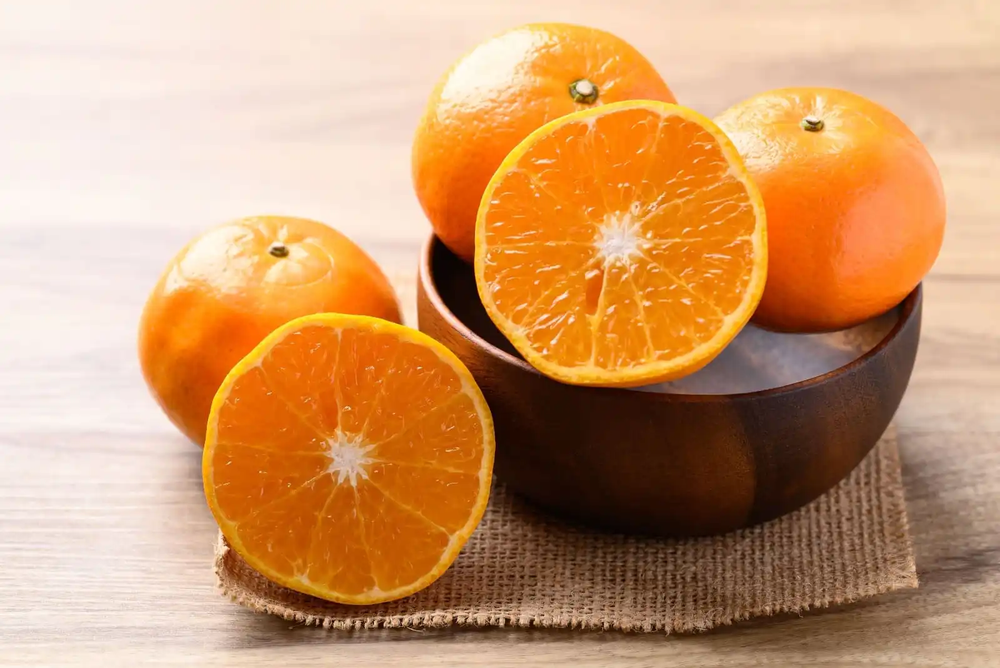
#> input picture data/image/jeruk.png, 1000 x 668 px, shrunk from 1600 x 1068 before the run, found by its file name
$ python materi.py
#> lines starting #> are read from the running program, lines starting #| are printed output that depends on the picture; after the words box and inside, x2 and y2 are one past the last pixel; in counts of white or black regions, pixels touching at a corner belong together
import cv2
import numpy as np
import matplotlib.pyplot as plt

image_path = "data/image/jeruk.png"
image = cv2.imread(image_path, cv2.IMREAD_GRAYSCALE)
#> image: shape (668, 1000); min 3, max 251, mean 162.9


def region_growing(img, seed_point, threshold):
#> called with seed_point = (10, 10), threshold = 20
    h, w = img.shape
#> h = 668; w = 1000
    segmented = np.zeros((h, w), dtype=np.uint8)
    segmented[seed_point] = 255
    region_intensity = img[seed_point]
#> region_intensity = 244

    to_check = [seed_point]

    while to_check:
        current_point = to_check.pop(0)
        for dx in [-1, 0, 1]:
            for dy in [-1, 0, 1]:
                x, y = current_point[0] + dx, current_point[1] + dy
                if 0 <= x < h and 0 <= y < w and segmented[x, y] == 0:
                    if abs(int(img[x, y]) - int(region_intensity)) <= threshold:
                        segmented[x, y] = 255
                        to_check.append((x, y))

    return segmented


seed = (10, 10)
threshold_value = 20
segmented_image = region_growing(image, seed, threshold_value)
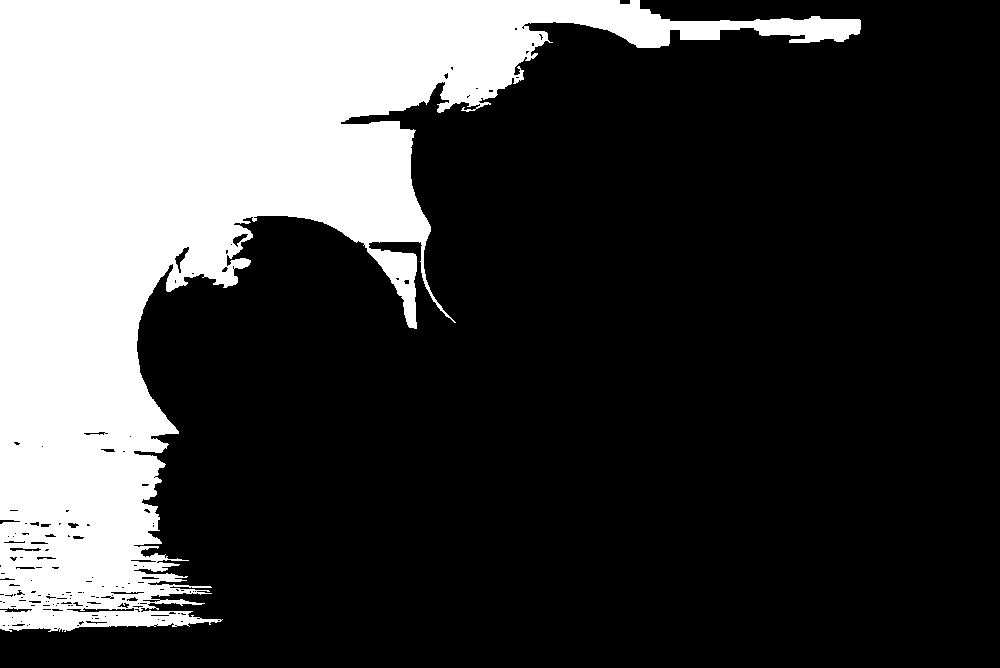
#> segmented_image: shape (668, 1000); 27% white; 1 white region, box (x1, y1, x2, y2) and area: (0, 0, 861, 632) 180607


def kmeans_clustering(image, k):
#> called with k = 2
    pixel_values = image.reshape((-1, 1))
    pixel_values = np.float32(pixel_values)

    criteria = (cv2.TERM_CRITERIA_EPS + cv2.TERM_CRITERIA_MAX_ITER, 100, 0.2)
    _, labels, (centers) = cv2.kmeans(
        pixel_values, k, None, criteria, 10, cv2.KMEANS_RANDOM_CENTERS
    )
#> centers = [215.3, 97.4]

    centers = np.uint8(centers)
#> centers = [215, 97]
    segmented_image = centers[labels.flatten()]
    segmented_image = segmented_image.reshape(image.shape)
#> segmented_image: shape (668, 1000); values 97 (black) and 215 (white), 55.5% white; 162 black regions (145 under 20 px), largest, box (x1, y1, x2, y2) and area: (145, 122, 1000, 668) 253440, (484, 109, 727, 367) 25364, (596, 181, 755, 369) 14338

    return segmented_image


segmented_image_kmeans = kmeans_clustering(image, 2)


def watershed_segmentation(image):

    _, thresh = cv2.threshold(image, 0, 255, cv2.THRESH_BINARY_INV + cv2.THRESH_OTSU)

    kernel = np.ones((3, 3), np.uint8)
    opening = cv2.morphologyEx(thresh, cv2.MORPH_OPEN, kernel, iterations=2)
#> opening: shape (668, 1000); 43.3% white; 34 white regions (1 under 20 px), largest, box (x1, y1, x2, y2) and area: (207, 126, 1000, 668) 239257, (486, 109, 724, 245) 16508, (145, 295, 284, 448) 9454

    sure_bg = cv2.dilate(opening, kernel, iterations=3)
#> sure_bg: shape (668, 1000); 48.9% white; 6 white regions, box (x1, y1, x2, y2) and area: (142, 106, 1000, 668) 322033, (321, 271, 405, 327) 2931, (564, 72, 602, 109) 960, (269, 244, 291, 261) 352, (802, 119, 825, 135) 340, (869, 658, 881, 668) 119
    dist_transform = cv2.distanceTransform(opening, cv2.DIST_L2, 5)
    _, sure_fg = cv2.threshold(dist_transform, 0.7 * dist_transform.max(), 255, 0)
#> sure_fg: shape (668, 1000) float32; 1.9% white; 1 white region, box (x1, y1, x2, y2) and area: (573, 445, 815, 536) 12480

    sure_fg = np.uint8(sure_fg)
    unknown = cv2.subtract(sure_bg, sure_fg)
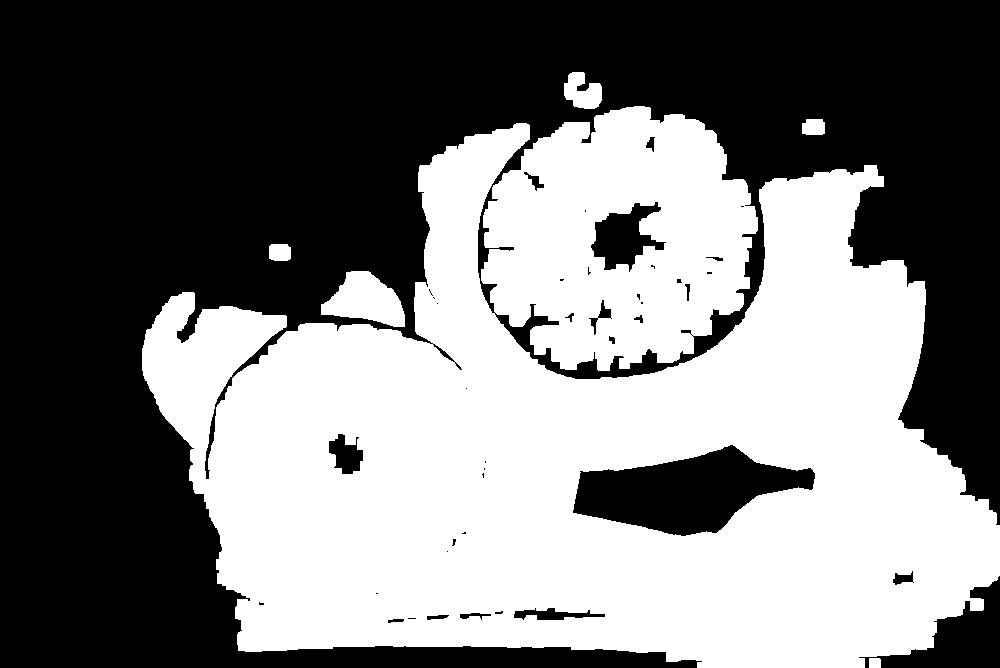
#> unknown: shape (668, 1000); 47% white; 6 white regions, box (x1, y1, x2, y2) and area: (142, 106, 1000, 668) 309553, (321, 271, 405, 327) 2931, (564, 72, 602, 109) 960, (269, 244, 291, 261) 352, (802, 119, 825, 135) 340, (869, 658, 881, 668) 119

    _, markers = cv2.connectedComponents(sure_fg)
    markers = markers + 1
    markers[unknown == 255] = 0
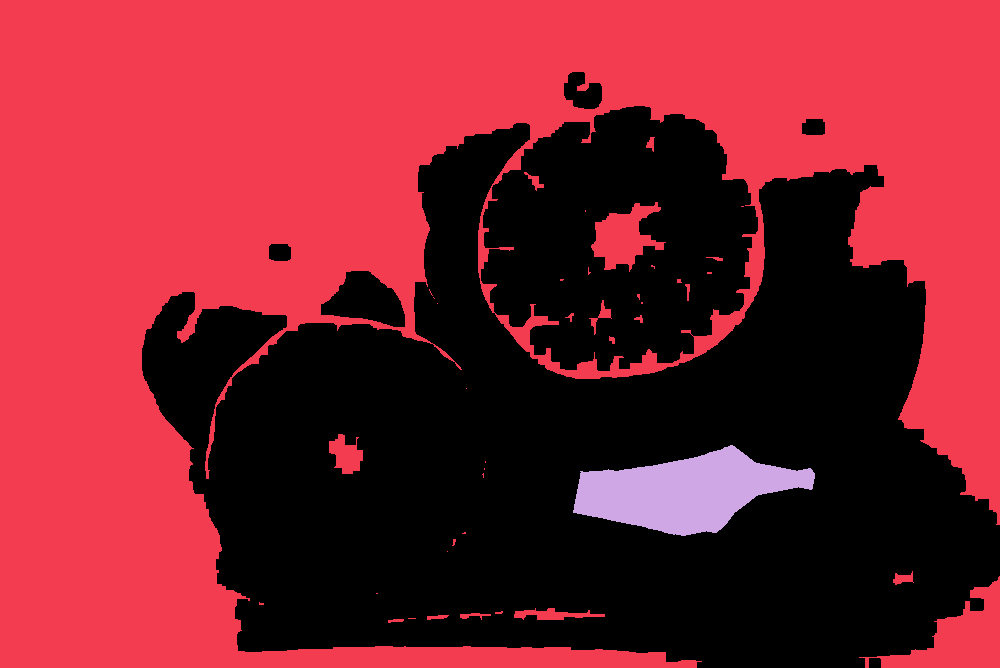
#> markers: shape (668, 1000) int32; 3 distinct labels, from 0 to 2; one colour per label, 0 black

    markers = cv2.watershed(cv2.cvtColor(image, cv2.COLOR_GRAY2BGR), markers)
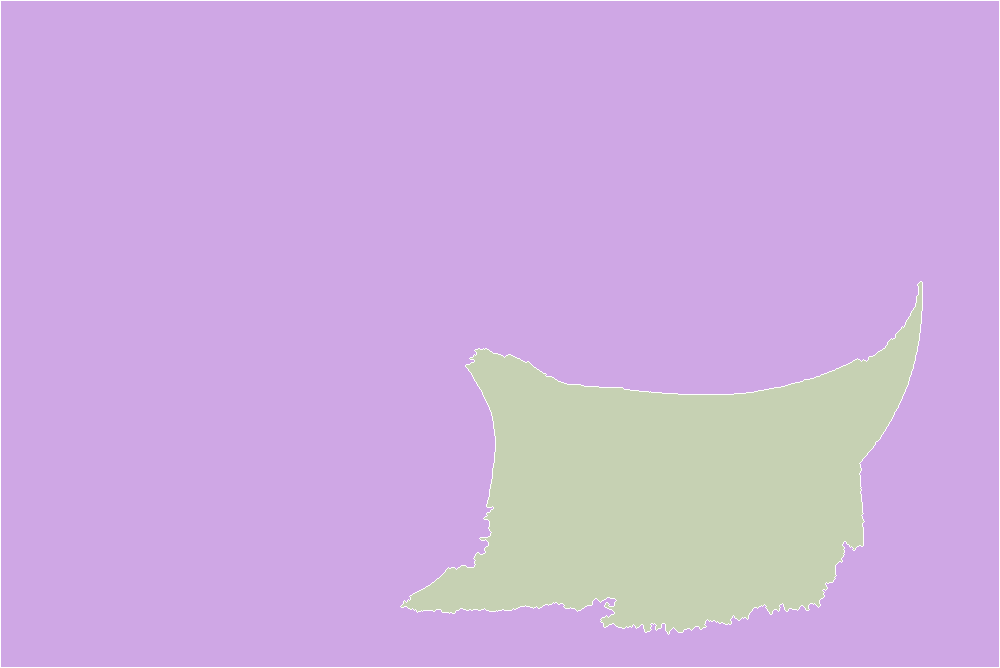
#> markers: shape (668, 1000) int32; 3 distinct labels, from -1 to 2; one colour per label, 0 black, -1 white
    image[markers == -1] = [255]
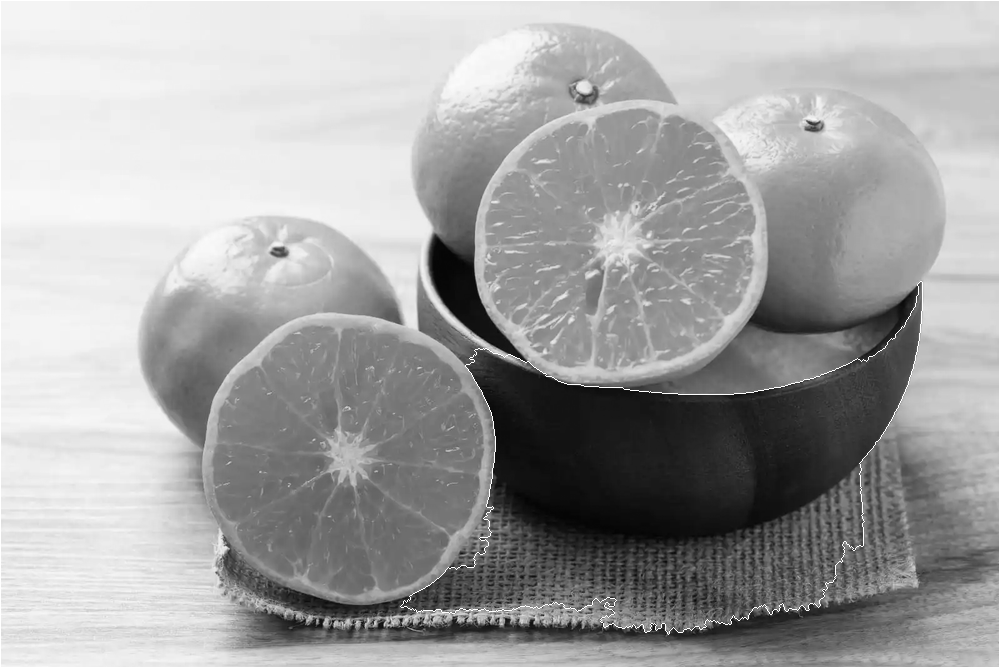
#> image: shape (668, 1000); min 3, max 255, mean 163.5

    return image


watershed_image = watershed_segmentation(image)


def global_thresholding(image, threshold_value):
#> called with threshold_value = 100
    _, binary_image = cv2.threshold(image, threshold_value, 255, cv2.THRESH_BINARY)
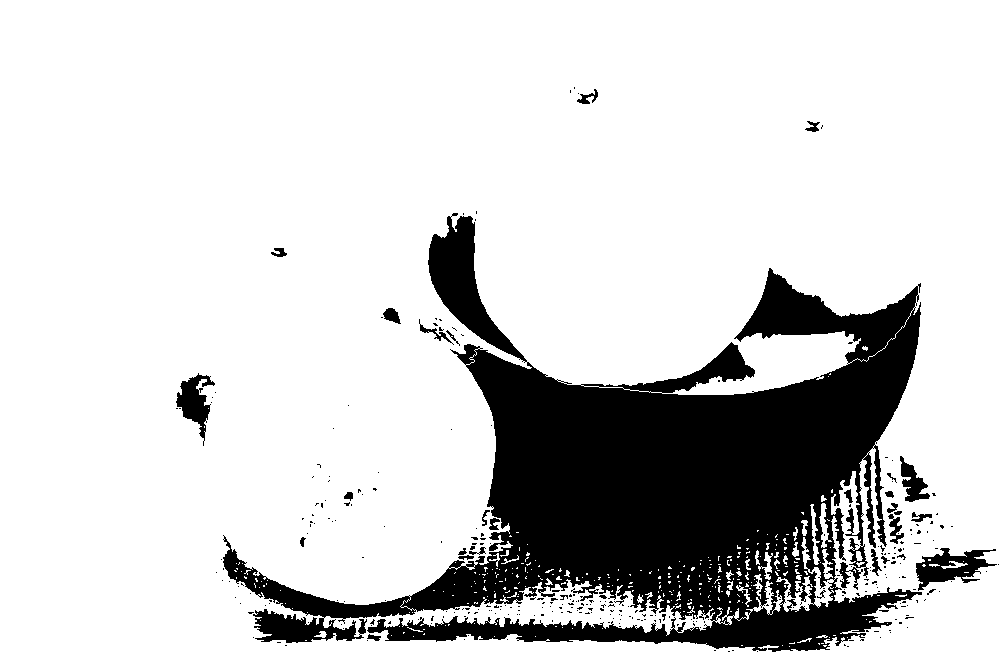
#> binary_image: shape (668, 1000); 81.9% white; 314 black regions (283 under 20 px), largest, box (x1, y1, x2, y2) and area: (223, 213, 922, 652) 114618, (916, 548, 997, 591) 1613, (176, 373, 215, 446) 1179
    return binary_image


global_threshold_image = global_thresholding(image, 100)


def adaptive_thresholding(image):
    adaptive_thresh_mean = cv2.adaptiveThreshold(
        image, 255, cv2.ADAPTIVE_THRESH_MEAN_C, cv2.THRESH_BINARY, 11, 2
    )
#> adaptive_thresh_mean: shape (668, 1000); 70.3% white; 3039 black regions (2383 under 20 px), largest, box (x1, y1, x2, y2) and area: (1, 1, 999, 667) 73393, (27, 216, 405, 506) 7738, (606, 204, 756, 346) 6095
    adaptive_thresh_gaussian = cv2.adaptiveThreshold(
        image, 255, cv2.ADAPTIVE_THRESH_GAUSSIAN_C, cv2.THRESH_BINARY, 11, 2
    )
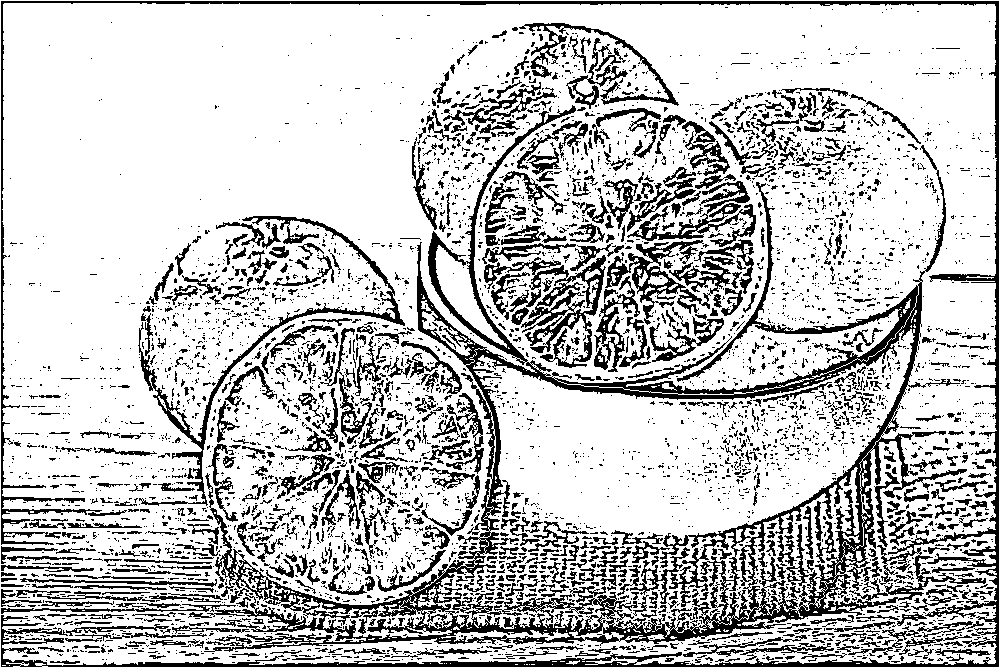
#> adaptive_thresh_gaussian: shape (668, 1000); 77.1% white; 4674 black regions (3913 under 20 px), largest, box (x1, y1, x2, y2) and area: (1, 1, 999, 667) 55405, (138, 216, 405, 506) 3723, (484, 255, 606, 368) 3510
    return adaptive_thresh_mean, adaptive_thresh_gaussian


adaptive_thresh_mean, adaptive_thresh_gaussian = adaptive_thresholding(image)

plt.figure(figsize=(15, 10))

plt.subplot(3, 2, 1)
plt.imshow(image, cmap="gray")
plt.title("Original Image")

plt.subplot(3, 2, 2)
plt.imshow(segmented_image, cmap="gray")
plt.title("Region Growing")

plt.subplot(3, 2, 3)
plt.imshow(segmented_image_kmeans, cmap="gray")
plt.title("K-Means Clustering")

plt.subplot(3, 2, 4)
plt.imshow(watershed_image, cmap="gray")
plt.title("Watershed Segmentation")

plt.subplot(3, 2, 5)
plt.imshow(global_threshold_image, cmap="gray")
plt.title("Global Thresholding")

plt.subplot(3, 2, 6)
plt.imshow(adaptive_thresh_mean, cmap="gray")
plt.title("Adaptive Thresholding (Mean)")

plt.tight_layout()
plt.show()

$ run again, with data/image/anggur.png copied over data/image/jeruk.png
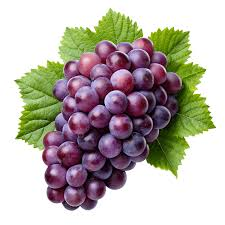
#> input picture data/image/anggur.png, 225 x 225 px, found by its file name
#> region_intensity = 255
#> `segmented_image = region_growing(image, seed, threshold_value)`:
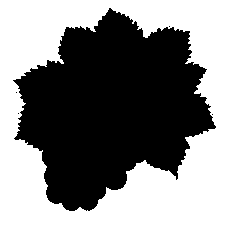
#> segmented_image: shape (225, 225); 49.3% white; 1 white region, box (x1, y1, x2, y2) and area: (0, 0, 225, 225) 24974
#> in kmeans_clustering, `_, labels, (centers) = cv2.kmeans( pixel_values, k, None, criteria, 10..`: centers = [93.49, 247.4]
#> in kmeans_clustering, `centers = np.uint8(centers)`: centers = [93, 247]
#> thresh: shape (225, 225); 44.9% white; 18 white regions (17 under 20 px), largest, box (x1, y1, x2, y2) and area: (14, 8, 216, 211) 22679
#> opening: shape (225, 225); 40.9% white; 1 white region, box (x1, y1, x2, y2) and area: (18, 18, 213, 210) 20703
#> sure_bg: shape (225, 225); 50.4% white; 8 black regions (7 under 20 px), largest, box (x1, y1, x2, y2) and area: (0, 0, 225, 225) 25093
#> unknown: shape (225, 225); 48% white; 1 white region, box (x1, y1, x2, y2) and area: (15, 15, 216, 213) 24281
#> binary_image: shape (225, 225); 76.9% white; 93 black regions (86 under 20 px), largest, box (x1, y1, x2, y2) and area: (43, 38, 196, 210) 10679, (16, 108, 61, 139) 254, (43, 84, 77, 107) 221
#> adaptive_thresh_mean: shape (225, 225); 71.3% white; 134 black regions (127 under 20 px), largest, box (x1, y1, x2, y2) and area: (14, 8, 216, 210) 13723, (136, 95, 146, 112) 113, (113, 123, 130, 132) 101
#> in adaptive_thresholding, `adaptive_thresh_gaussian = cv2.adaptiveThreshold( image, 255, cv2.ADAP..`:
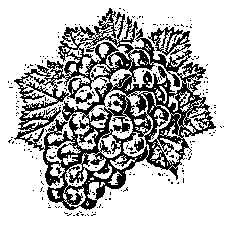
#> adaptive_thresh_gaussian: shape (225, 225); 72.3% white; 253 black regions (249 under 20 px), largest, box (x1, y1, x2, y2) and area: (14, 8, 216, 210) 12809, (148, 27, 191, 56) 483, (75, 92, 93, 104) 84, (134, 138, 144, 152) 79
